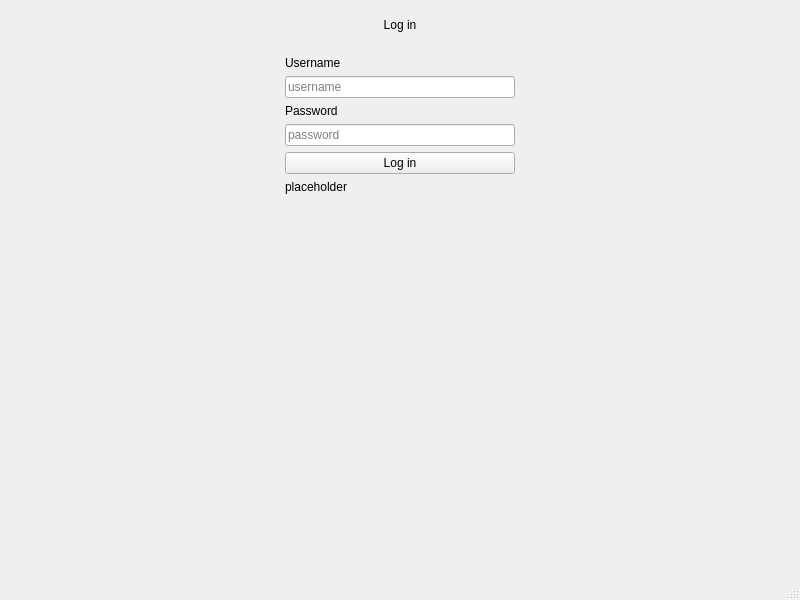
<?xml version="1.0" encoding="UTF-8"?>
<ui version="4.0">
 <class>MainWindow</class>
 <widget class="QMainWindow" name="MainWindow">
  <property name="geometry">
   <rect>
    <x>0</x>
    <y>0</y>
    <width>800</width>
    <height>600</height>
   </rect>
  </property>
  <property name="windowTitle">
   <string>PIPRbook</string>
  </property>
  <widget class="QWidget" name="centralwidget">
   <layout class="QHBoxLayout" name="horizontalLayout">
    <item>
     <widget class="QStackedWidget" name="stackedWidget">
      <property name="currentIndex">
       <number>0</number>
      </property>
      <widget class="QWidget" name="login_page">
       <layout class="QVBoxLayout" name="verticalLayout">
        <item>
         <widget class="QLabel" name="login_page_label">
          <property name="sizePolicy">
           <sizepolicy hsizetype="Preferred" vsizetype="Minimum">
            <horstretch>0</horstretch>
            <verstretch>0</verstretch>
           </sizepolicy>
          </property>
          <property name="text">
           <string>Log in</string>
          </property>
          <property name="alignment">
           <set>Qt::AlignCenter</set>
          </property>
         </widget>
        </item>
        <item>
         <widget class="QWidget" name="login_form_container" native="true">
          <property name="sizePolicy">
           <sizepolicy hsizetype="Minimum" vsizetype="Minimum">
            <horstretch>0</horstretch>
            <verstretch>0</verstretch>
           </sizepolicy>
          </property>
          <layout class="QHBoxLayout" name="horizontalLayout_2">
           <item>
            <spacer name="horizontalSpacer">
             <property name="orientation">
              <enum>Qt::Horizontal</enum>
             </property>
             <property name="sizeHint" stdset="0">
              <size>
               <width>242</width>
               <height>20</height>
              </size>
             </property>
            </spacer>
           </item>
           <item>
            <widget class="QWidget" name="form_controls_container" native="true">
             <layout class="QVBoxLayout" name="verticalLayout_3">
              <item>
               <widget class="QLabel" name="username_label">
                <property name="text">
                 <string>Username</string>
                </property>
               </widget>
              </item>
              <item>
               <widget class="QLineEdit" name="username_input">
                <property name="placeholderText">
                 <string>username</string>
                </property>
               </widget>
              </item>
              <item>
               <widget class="QLabel" name="password_label">
                <property name="text">
                 <string>Password</string>
                </property>
               </widget>
              </item>
              <item>
               <widget class="QLineEdit" name="password_input">
                <property name="echoMode">
                 <enum>QLineEdit::Password</enum>
                </property>
                <property name="placeholderText">
                 <string>password</string>
                </property>
               </widget>
              </item>
              <item>
               <widget class="QPushButton" name="log_in_button">
                <property name="text">
                 <string>Log in</string>
                </property>
               </widget>
              </item>
              <item>
               <widget class="QLabel" name="login_failed_text">
                <property name="text">
                 <string>placeholder</string>
                </property>
               </widget>
              </item>
             </layout>
            </widget>
           </item>
           <item>
            <spacer name="horizontalSpacer_2">
             <property name="orientation">
              <enum>Qt::Horizontal</enum>
             </property>
             <property name="sizeHint" stdset="0">
              <size>
               <width>242</width>
               <height>20</height>
              </size>
             </property>
            </spacer>
           </item>
          </layout>
         </widget>
        </item>
        <item>
         <spacer name="verticalSpacer">
          <property name="orientation">
           <enum>Qt::Vertical</enum>
          </property>
          <property name="sizeType">
           <enum>QSizePolicy::Expanding</enum>
          </property>
          <property name="sizeHint" stdset="0">
           <size>
            <width>20</width>
            <height>40</height>
           </size>
          </property>
         </spacer>
        </item>
       </layout>
      </widget>
      <widget class="QWidget" name="page_2">
       <widget class="QLabel" name="label_2">
        <property name="geometry">
         <rect>
          <x>290</x>
          <y>30</y>
          <width>59</width>
          <height>15</height>
         </rect>
        </property>
        <property name="text">
         <string>Logged in</string>
        </property>
       </widget>
      </widget>
     </widget>
    </item>
   </layout>
  </widget>
  <widget class="QMenuBar" name="menubar">
   <property name="geometry">
    <rect>
     <x>0</x>
     <y>0</y>
     <width>800</width>
     <height>20</height>
    </rect>
   </property>
  </widget>
  <widget class="QStatusBar" name="statusbar"/>
 </widget>
 <resources/>
 <connections/>
</ui>
